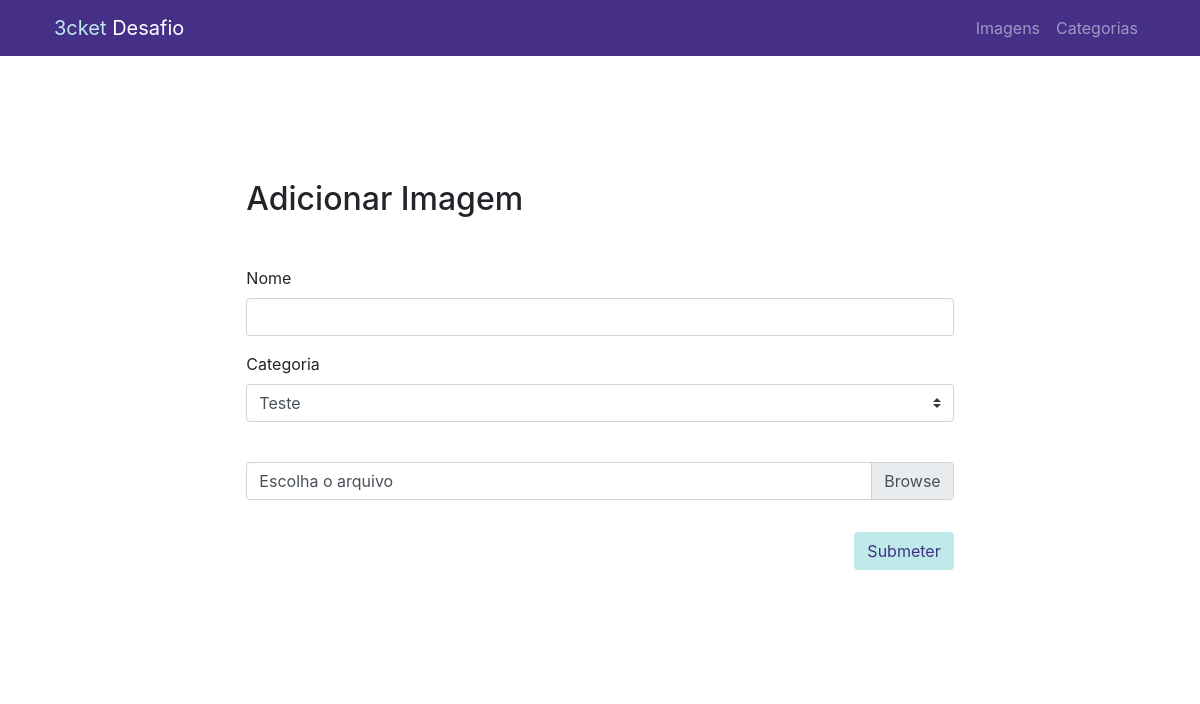
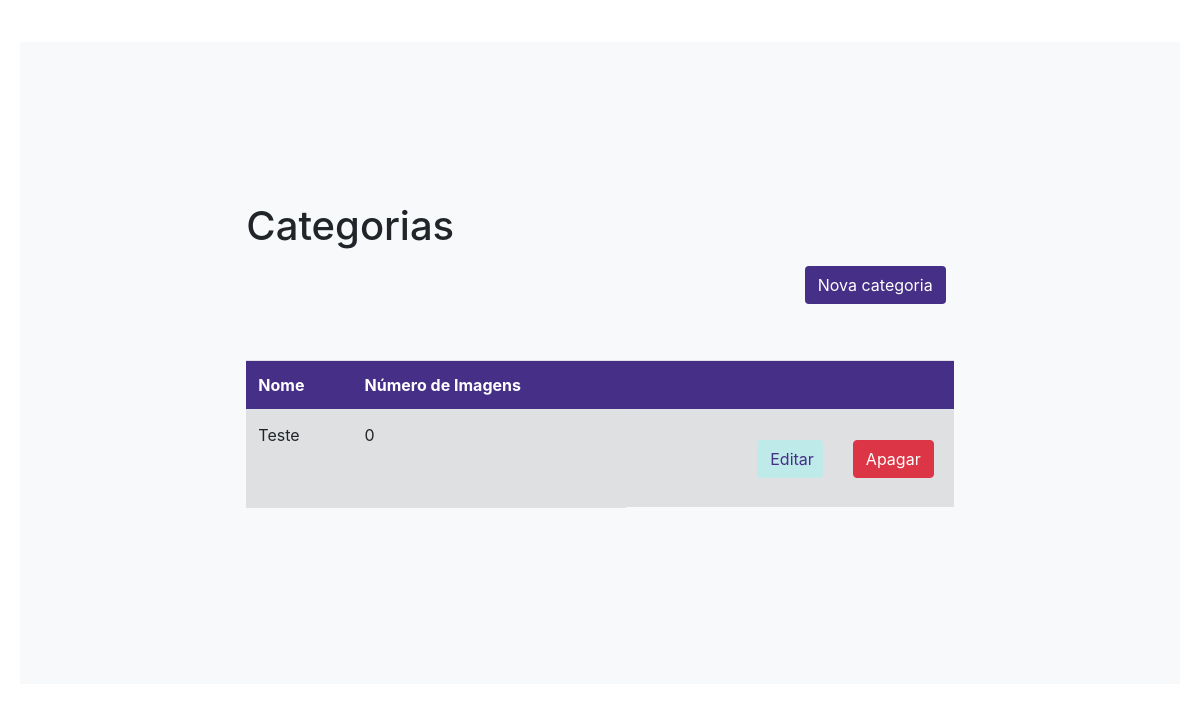
The app's page /, older data (2 pictures, top to bottom).
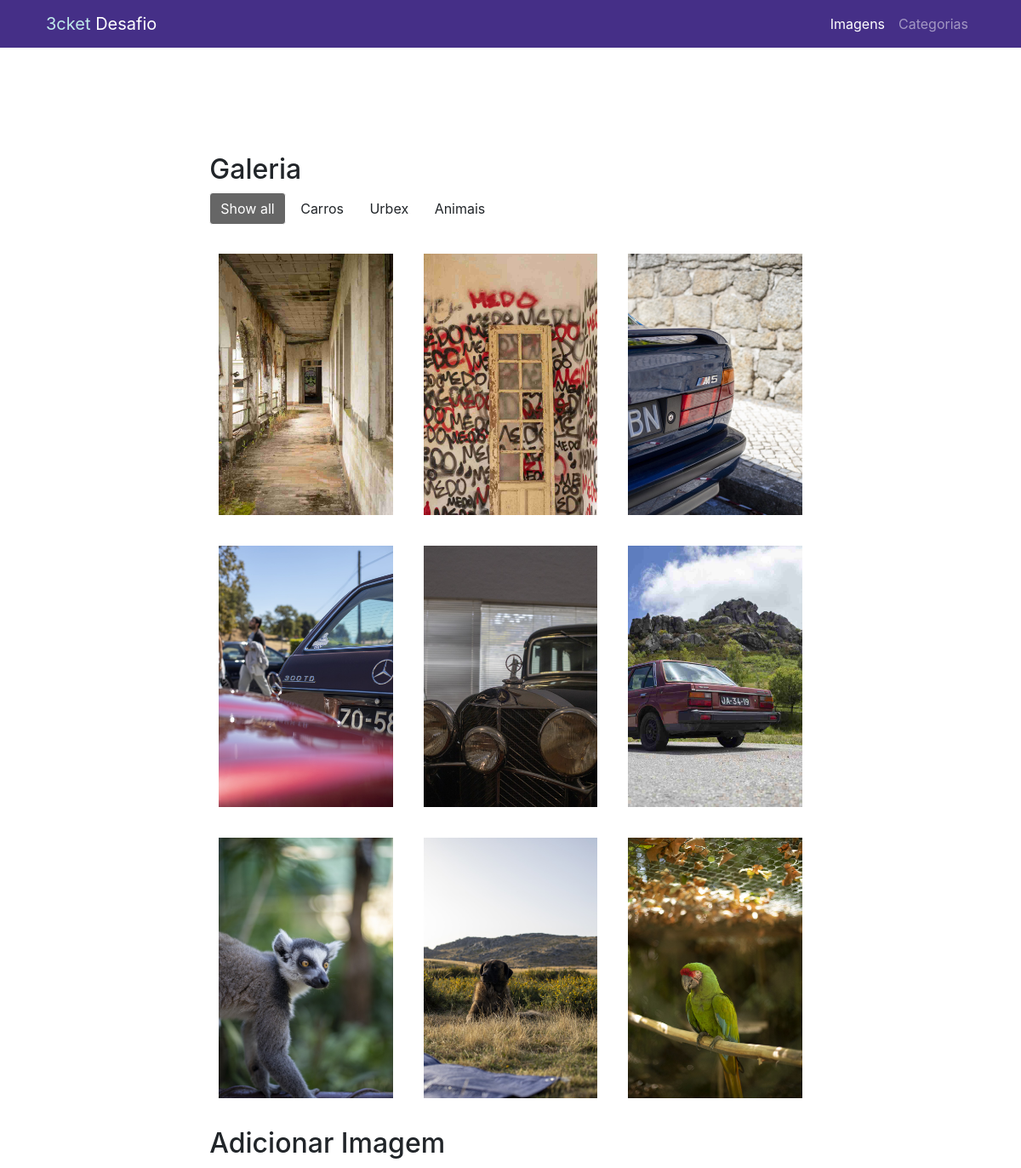
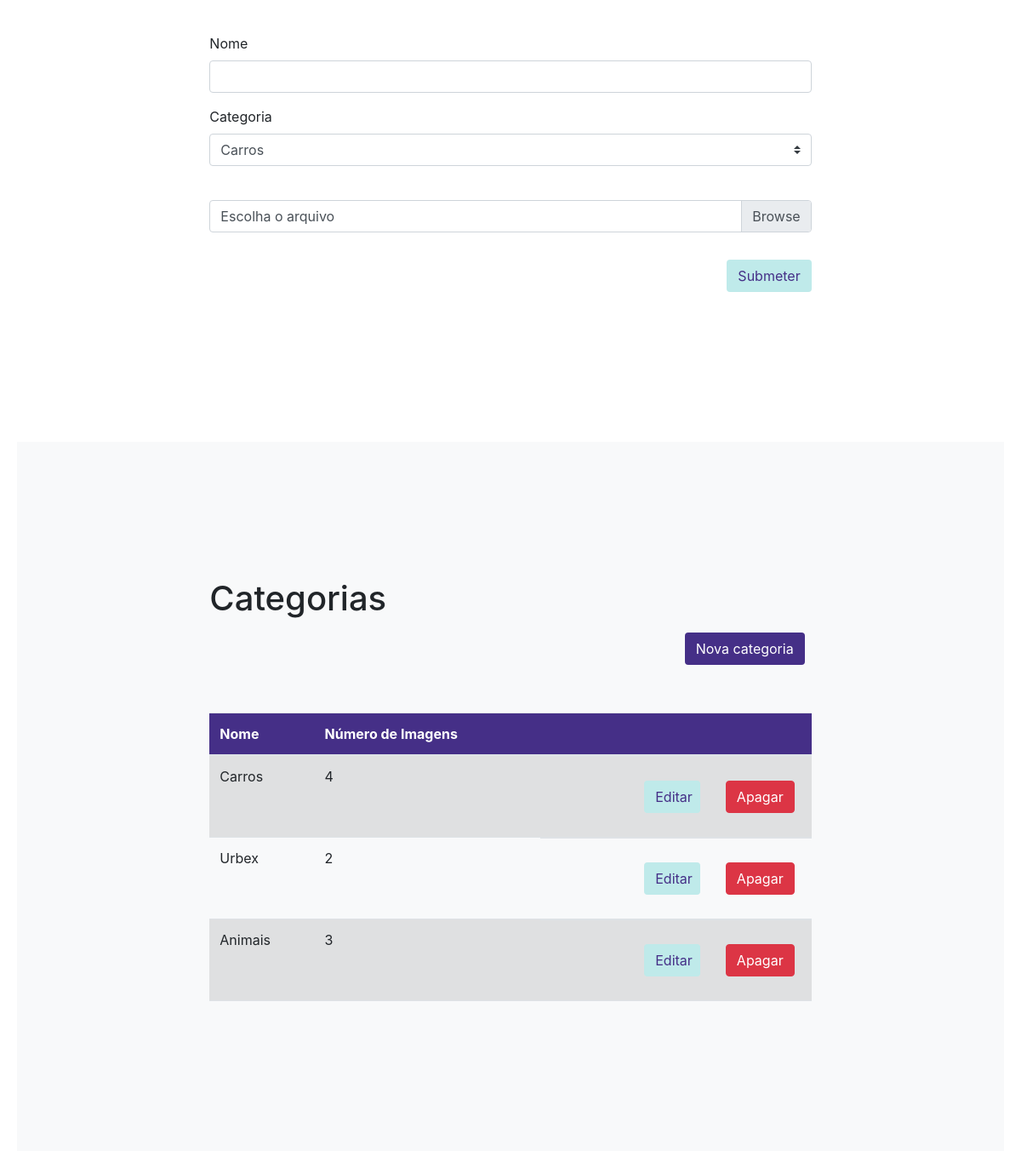
The same page, newer data (2 pictures, top to bottom).
### tables this page shows
CREATE TABLE `category` (
  `id_category` int(11) NOT NULL,
  `name` varchar(255) NOT NULL
);

CREATE TABLE `image` (
  `id_image` int(11) NOT NULL,
  `name` varchar(255) NOT NULL,
  `image` varchar(255) NOT NULL,
  `cod_category` int(11) NOT NULL
);

### index.php (called while the page is built, shortened)
<?php
    include 'config.php';
    $images = $pdo->query('SELECT * FROM image')->fetchAll();
    $categories = $pdo->query('SELECT * FROM category')->fetchAll();
    foreach($categories as &$category){
        $categoriesNames[] = $category['name'];
    }
    require 'view/home.php';
?>

### view/home.php (the view, shortened to what this page needs)
<?php include 'header.php' ?>
         <?php if(!empty($categories)): ?>
            <section id="images">
                <div class="container px-4">
                    <div class="row gx-4 justify-content-center">
                        <div class="col-lg-8">
                            <?php if(!empty($images)): ?>
                                <h2>Galeria</h2>
                                <div id="myBtnContainer">
                                    <button class="btn active" onclick="filterSelection('all')"> Show all</button>
                                    <?php foreach($categories as $categoria):
                                        if($categoria['imageCounter'] > 0): ?>
                                            <button class="btn" onclick="filterSelection('category<?= $categoria['id_category'] ?>')"> <?=$categoria['name']?></button>
                                        <?php endif;
                                    endforeach; ?>
                                </div>
                                <div class="row">
                                    <?php foreach($images as $i):?>
                                        <div class="column category<?=$i['cod_category']?>">
                                            <div class="content">
                                                <img src="<?=$i['image']?>" alt="<?=$i['name']?>" style="width:100%">
                                            </div>
                                        </div>
                                    <?php endforeach?>
                                </div>
                            <?php endif;?>
                            <div id="imageForm">
                                <h2>Adicionar Imagem</h2>
                                <form method="post" class="mt-5" enctype="multipart/form-data" id="imageForm">
                                    <div class="mb-3">
                                        <label for="name">Nome </label>
                                        <input type="text" class="form-control" id="name" name="imageName" required>
                                    </div>
                                    <div class="mb-3">
                                        <label for="country">Categoria</label>
                                        <select class="custom-select d-block w-100" id="country" name="categorySelect" required>
                                            <?php foreach($categories as $ct): ?>
                                                <option value="<?= $ct['id_category']?>"><?= $ct['name']?></option>
                                            <?php endforeach; ?>
                                        </select>
                                    </div>
                                    <div class="mb-3 custom-file mt-4">
                                        <label class="custom-file-label" for="customFile">Escolha o arquivo</label>
                                    </div>
                                    <div class="mb-3 mt-3 text-right">
                                        <button type="submit" id="disabledBtn" class="btn btn-edit">Submeter</button>
                                    </div>
                                </form>
                            </div>
                        </div>
                    </div>
                </div>
            </section>
        <?php endif?>
        <section class="bg-light" id="categories">
            <div class="container px-4">
                <div class="row gx-4 justify-content-center">
                    <div class="col-lg-8">
                        <h1>Categorias</h1>
                        <div class="row" id="btnShowCategoryForm">
                        <div class='col text-right'><button type="button" class="btn btn-3cket">Nova categoria</button></div>
                        </div>
                        <table class="table table-striped mt-5 table-categorias rounded">
                            <thead class="btn-3cket">
                                <tr>
                                <th scope="col">Nome</th>
                                <th scope="col">Número de Imagens</th>
                                <th scope="col"></th>
                                </tr>
                            </thead>
                            <tbody>
                                <?php foreach($categories as $c): ?>
                                    <tr>
                                        <td>
                                            <div id="nameDiv">
                                                <?= $c['name'] ?>
                                            </div>
                                        </td>
                                        <td class="justify-content-center"><?= $c['imageCounter'] ?></td>
                                        <td class="d-flex justify-content-end">
                                            <div class="row">
                                                <div class="col">
                                                    <button id="btnCategoryEdit<?=$c['name']?>" value="<?= $c['id_category']?>" name='<?= $c['name']?>' class="btn btn-edit pr-2" >Editar</button>
                                                </div>
                                                <div class="col">
                                                    <form method="post">
                                                        <button type="submit" class="btn btn-danger">Apagar</button>
                                                    </form>
                                                </div>
                                            </div>
                                        </td>
                                    </tr>
                                <?php endforeach; ?>
                            </tbody>
                        </table>
                    </div>
                </div>
            </div>
        </section>
        <?php include 'footer.php' ?>

### view/header.php (shortened to what this page needs)
<!DOCTYPE html>
<html lang="en">
    <head>
        <link href="media/css/styles.css" rel="stylesheet" />
        <link href="media/css/custom.css" rel="stylesheet" />
        <link href="media/css/bootstrap.min.css" rel="stylesheet">
    </head>
    <div class="service-container" data-service="<?= htmlspecialchars(json_encode($categoriesNames)) ?>">
    <body id="page-top">
        <nav class="navbar navbar-expand-lg navbar-dark bg-3cket fixed-top" id="mainNav">
            <div class="container px-4">
                <a class="navbar-brand" href=""><span class="blue3cket">3cket</span> Desafio</a>
                <div class="collapse navbar-collapse" id="navbarResponsive">
                    <ul class="navbar-nav ms-auto">
                        <?php if(!empty($categories)): ?>
                            <li class="nav-item"><a class="nav-link" href="#images">Imagens</a></li>
                        <?php endif; ?>
                        <li class="nav-item"><a class="nav-link" href="#categories">Categorias</a></li>
                    </ul>
                </div>
            </div>
        </nav>

### view/footer.php (shortened to what this page needs)
    </body>
</html>

### media/css/custom.css (style rules this page uses)
.bg-3cket { background-color: #452f87 !important; }
.blue3cket { color: #bfeaea !important; }
.rounded { border-radius: .25rem !important; }
.btn-3cket { background-color: #452f87 !important; color: #fff; }
.btn-edit { background-color: #bfeaea !important; color: #452f87 !important; }
* { box-sizing: border-box; }
body { background-color: #f1f1f1; padding: 20px; font-family: Arial; }
h1 { font-size: 50px; word-break: break-all; }
.row { margin: 8px -16px; }
.row, .row>.column { padding: 8px; }
.column { float: left; width: 33.33%; display: none; }
.row:after { content: ""; display: table; clear: both; }
.content { background-color: white; padding: 10px; }
.show { display: block; }
.btn { border: none; outline: none; padding: 12px 16px; background-color: white; cursor: pointer; }
.btn.active { background-color: #666; color: white; }

Row changes from the older to the newer data that the page shows:
removed category: name "Teste", imageCounter "0", shown under "Categorias"
added category: name "Carros", imageCounter "4"
added category: name "Urbex", imageCounter "2"
added category: name "Animais", imageCounter "3"
added image: image (picture)
added image: image (picture)
added image: image (picture)
added image: image (picture)
added image: image (picture)
added image: image (picture)
added image: image (picture)
added image: image (picture)
added image: image (picture)
Text that changed along with them:
form field categorySelect: "Teste" → "Carros"
text now shown: "Galeria Show all"
